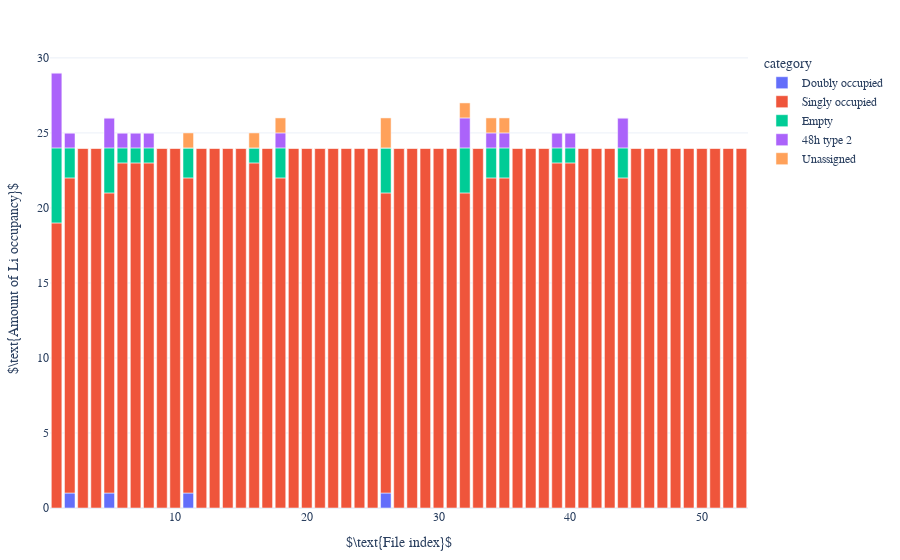
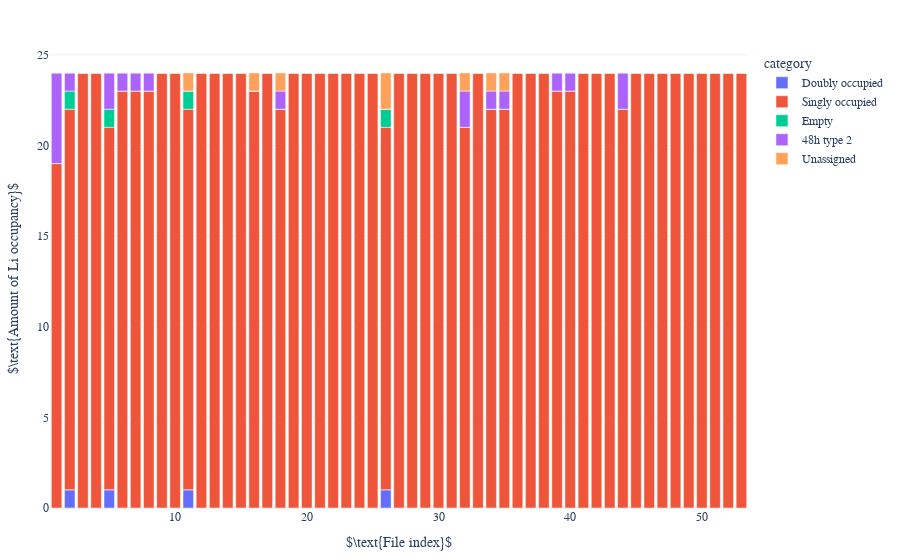
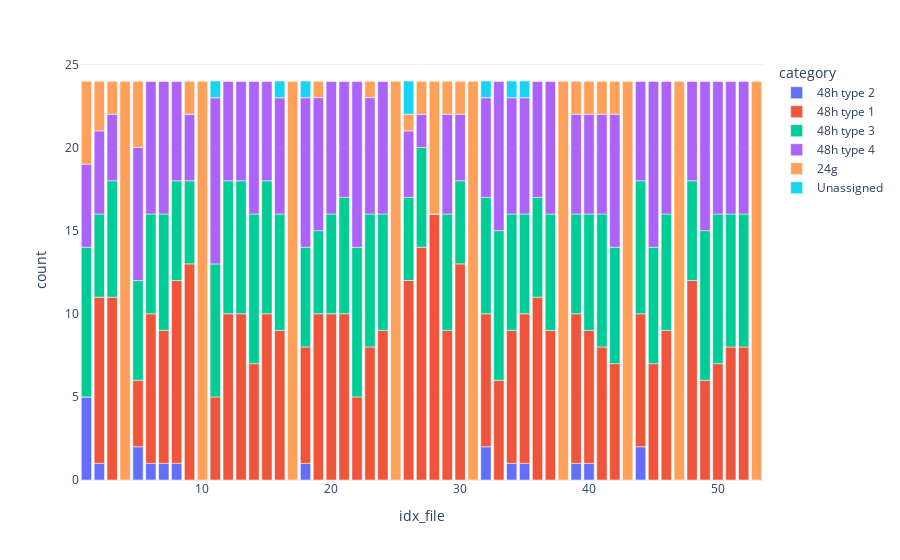
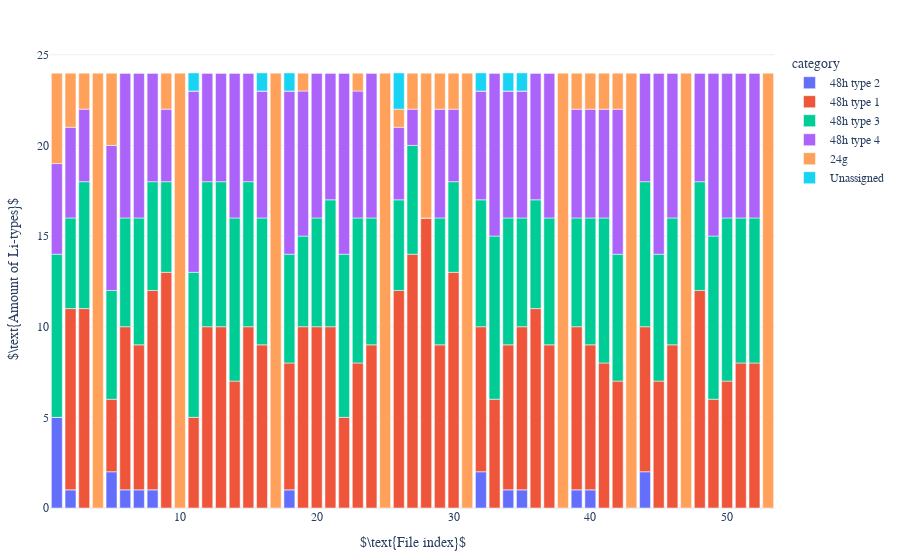

Notebook source saved alongside these figures, in order:
### Code cell
dataframe = df_mapping_metainfo
sorted = "False"

move_by_occupancy.get_occupancy(dataframe, coor_ref_structure_48n24_expanded, tuple_cage_metainfo, el = "Li")
df_occupancy_strict = movement.plot_occupancy(dataframe, sorted, direc_restructure_destination, litype, strict_count=True)
df_occupancy = movement.plot_occupancy(dataframe, sorted, direc_restructure_destination, litype, strict_count=False)

move_by_tuple_cage.get_complete_closest_tuple_cage(dataframe, tuple_cage_metainfo, coor_48htype2_metainfo)
# weighing_movement(dataframe, litype)
# df_weighted = tuple_cage.get_df_movement(dataframe, to_plot = 'weight')
# # Plot.Movement.Distance.plot_distance(df_weighted, max_mapping_radius, Li_idxs="all")
# Plot.Movement.Distance.plot_distance(df_weighted, max_mapping_radius, activate_shifting_x = False, activate_diameter_line=False, Li_idxs='all')

labelling.get_amount_type(dataframe, litype, el = "Li")
# df_amount_type = mapping_labelling.plot_amount_type(dataframe, litype, el, style, category_labels)
df_amount_type = mapping_labelling.get_df_amount_type(dataframe, litype, el = "Li")
mapping_labelling.plot_amount_type(df_amount_type, sorted, direc_restructure_destination, litype, style = "bar")
print(df_amount_type.sum())

### Figure 1 — Plotly figure (JSON) as saved in the notebook; plotly's stock layout.template omitted (floating-point values rounded to 4 significant figures)
{"data": [{"alignmentgroup": "True", "hovertemplate": "category=Doubly occupied<br>idx_file=%{x}<br>count=%{y}<extra></extra>", "legendgroup": "Doubly occupied", "marker": {"color": "#636efa", "pattern": {"shape": ""}}, "name": "Doubly occupied", "offsetgroup": "Doubly occupied", "orientation": "v", "showlegend": true, "textposition": "auto", "type": "bar", "x": [1, 2, 3, 4, 5, 6, 7, 8, 9, 10, 11, 12, 13, 14, 15, 16, 17, 18, 19, 20, 21, 22, 23, 24, 25, 26, 27, 28, 29, 30, 31, 32, 33, 34, 35, 36, 37, 38, 39, 40, 41, 42, 43, 44, 45, 46, 47, 48, 49, 50, 51, 52, 53], "xaxis": "x", "y": [0, 1, 0, 0, 1, 0, 0, 0, 0, 0, 1, 0, 0, 0, 0, 0, 0, 0, 0, 0, 0, 0, 0, 0, 0, 1, 0, 0, 0, 0, 0, 0, 0, 0, 0, 0, 0, 0, 0, 0, 0, 0, 0, 0, 0, 0, 0, 0, 0, 0, 0, 0, 0], "yaxis": "y"}, {"alignmentgroup": "True", "hovertemplate": "category=Singly occupied<br>idx_file=%{x}<br>count=%{y}<extra></extra>", "legendgroup": "Singly occupied", "marker": {"color": "#EF553B", "pattern": {"shape": ""}}, "name": "Singly occupied", "offsetgroup": "Singly occupied", "orientation": "v", "showlegend": true, "textposition": "auto", "type": "bar", "x": [1, 2, 3, 4, 5, 6, 7, 8, 9, 10, 11, 12, 13, 14, 15, 16, 17, 18, 19, 20, 21, 22, 23, 24, 25, 26, 27, 28, 29, 30, 31, 32, 33, 34, 35, 36, 37, 38, 39, 40, 41, 42, 43, 44, 45, 46, 47, 48, 49, 50, 51, 52, 53], "xaxis": "x", "y": [19, 21, 24, 24, 20, 23, 23, 23, 24, 24, 21, 24, 24, 24, 24, 23, 24, 22, 24, 24, 24, 24, 24, 24, 24, 20, 24, 24, 24, 24, 24, 21, 24, 22, 22, 24, 24, 24, 23, 23, 24, 24, 24, 22, 24, 24, 24, 24, 24, 24, 24, 24, 24], "yaxis": "y"}, {"alignmentgroup": "True", "hovertemplate": "category=Empty<br>idx_file=%{x}<br>count=%{y}<extra></extra>", "legendgroup": "Empty", "marker": {"color": "#00cc96", "pattern": {"shape": ""}}, "name": "Empty", "offsetgroup": "Empty", "orientation": "v", "showlegend": true, "textposition": "auto", "type": "bar", "x": [1, 2, 3, 4, 5, 6, 7, 8, 9, 10, 11, 12, 13, 14, 15, 16, 17, 18, 19, 20, 21, 22, 23, 24, 25, 26, 27, 28, 29, 30, 31, 32, 33, 34, 35, 36, 37, 38, 39, 40, 41, 42, 43, 44, 45, 46, 47, 48, 49, 50, 51, 52, 53], "xaxis": "x", "y": [5, 2, 0, 0, 3, 1, 1, 1, 0, 0, 2, 0, 0, 0, 0, 1, 0, 2, 0, 0, 0, 0, 0, 0, 0, 3, 0, 0, 0, 0, 0, 3, 0, 2, 2, 0, 0, 0, 1, 1, 0, 0, 0, 2, 0, 0, 0, 0, 0, 0, 0, 0, 0], "yaxis": "y"}, {"alignmentgroup": "True", "hovertemplate": "category=48h type 2<br>idx_file=%{x}<br>count=%{y}<extra></extra>", "legendgroup": "48h type 2", "marker": {"color": "#ab63fa", "pattern": {"shape": ""}}, "name": "48h type 2", "offsetgroup": "48h type 2", "orientation": "v", "showlegend": true, "textposition": "auto", "type": "bar", "x": [1, 2, 3, 4, 5, 6, 7, 8, 9, 10, 11, 12, 13, 14, 15, 16, 17, 18, 19, 20, 21, 22, 23, 24, 25, 26, 27, 28, 29, 30, 31, 32, 33, 34, 35, 36, 37, 38, 39, 40, 41, 42, 43, 44, 45, 46, 47, 48, 49, 50, 51, 52, 53], "xaxis": "x", "y": [5, 1, 0, 0, 2, 1, 1, 1, 0, 0, 0, 0, 0, 0, 0, 0, 0, 1, 0, 0, 0, 0, 0, 0, 0, 0, 0, 0, 0, 0, 0, 2, 0, 1, 1, 0, 0, 0, 1, 1, 0, 0, 0, 2, 0, 0, 0, 0, 0, 0, 0, 0, 0], "yaxis": "y"}, {"alignmentgroup": "True", "hovertemplate": "category=Unassigned<br>idx_file=%{x}<br>count=%{y}<extra></extra>", "legendgroup": "Unassigned", "marker": {"color": "#FFA15A", "pattern": {"shape": ""}}, "name": "Unassigned", "offsetgroup": "Unassigned", "orientation": "v", "showlegend": true, "textposition": "auto", "type": "bar", "x": [1, 2, 3, 4, 5, 6, 7, 8, 9, 10, 11, 12, 13, 14, 15, 16, 17, 18, 19, 20, 21, 22, 23, 24, 25, 26, 27, 28, 29, 30, 31, 32, 33, 34, 35, 36, 37, 38, 39, 40, 41, 42, 43, 44, 45, 46, 47, 48, 49, 50, 51, 52, 53], "xaxis": "x", "y": [0, 0, 0, 0, 0, 0, 0, 0, 0, 0, 1, 0, 0, 0, 0, 1, 0, 1, 0, 0, 0, 0, 0, 0, 0, 2, 0, 0, 0, 0, 0, 1, 0, 1, 1, 0, 0, 0, 0, 0, 0, 0, 0, 0, 0, 0, 0, 0, 0, 0, 0, 0, 0], "yaxis": "y"}], "layout": {"barmode": "relative", "font": {"family": "serif", "size": 12}, "legend": {"title": {"text": "category"}, "tracegroupgap": 0}, "margin": {"b": 50, "l": 20, "r": 20, "t": 50}, "xaxis": {"anchor": "y", "domain": [0, 1], "title": {"text": "$\\text{File index}$"}}, "yaxis": {"anchor": "x", "domain": [0, 1], "title": {"text": "$\\text{Amount of Li occupancy}$"}}}}

### Figure 2 — Plotly figure (JSON) as saved in the notebook; plotly's stock layout.template omitted (floating-point values rounded to 4 significant figures)
{"data": [{"alignmentgroup": "True", "hovertemplate": "category=Doubly occupied<br>idx_file=%{x}<br>count=%{y}<extra></extra>", "legendgroup": "Doubly occupied", "marker": {"color": "#636efa", "pattern": {"shape": ""}}, "name": "Doubly occupied", "offsetgroup": "Doubly occupied", "orientation": "v", "showlegend": true, "textposition": "auto", "type": "bar", "x": [1, 2, 3, 4, 5, 6, 7, 8, 9, 10, 11, 12, 13, 14, 15, 16, 17, 18, 19, 20, 21, 22, 23, 24, 25, 26, 27, 28, 29, 30, 31, 32, 33, 34, 35, 36, 37, 38, 39, 40, 41, 42, 43, 44, 45, 46, 47, 48, 49, 50, 51, 52, 53], "xaxis": "x", "y": [0, 1, 0, 0, 1, 0, 0, 0, 0, 0, 1, 0, 0, 0, 0, 0, 0, 0, 0, 0, 0, 0, 0, 0, 0, 1, 0, 0, 0, 0, 0, 0, 0, 0, 0, 0, 0, 0, 0, 0, 0, 0, 0, 0, 0, 0, 0, 0, 0, 0, 0, 0, 0], "yaxis": "y"}, {"alignmentgroup": "True", "hovertemplate": "category=Singly occupied<br>idx_file=%{x}<br>count=%{y}<extra></extra>", "legendgroup": "Singly occupied", "marker": {"color": "#EF553B", "pattern": {"shape": ""}}, "name": "Singly occupied", "offsetgroup": "Singly occupied", "orientation": "v", "showlegend": true, "textposition": "auto", "type": "bar", "x": [1, 2, 3, 4, 5, 6, 7, 8, 9, 10, 11, 12, 13, 14, 15, 16, 17, 18, 19, 20, 21, 22, 23, 24, 25, 26, 27, 28, 29, 30, 31, 32, 33, 34, 35, 36, 37, 38, 39, 40, 41, 42, 43, 44, 45, 46, 47, 48, 49, 50, 51, 52, 53], "xaxis": "x", "y": [19, 21, 24, 24, 20, 23, 23, 23, 24, 24, 21, 24, 24, 24, 24, 23, 24, 22, 24, 24, 24, 24, 24, 24, 24, 20, 24, 24, 24, 24, 24, 21, 24, 22, 22, 24, 24, 24, 23, 23, 24, 24, 24, 22, 24, 24, 24, 24, 24, 24, 24, 24, 24], "yaxis": "y"}, {"alignmentgroup": "True", "hovertemplate": "category=Empty<br>idx_file=%{x}<br>count=%{y}<extra></extra>", "legendgroup": "Empty", "marker": {"color": "#00cc96", "pattern": {"shape": ""}}, "name": "Empty", "offsetgroup": "Empty", "orientation": "v", "showlegend": true, "textposition": "auto", "type": "bar", "x": [1, 2, 3, 4, 5, 6, 7, 8, 9, 10, 11, 12, 13, 14, 15, 16, 17, 18, 19, 20, 21, 22, 23, 24, 25, 26, 27, 28, 29, 30, 31, 32, 33, 34, 35, 36, 37, 38, 39, 40, 41, 42, 43, 44, 45, 46, 47, 48, 49, 50, 51, 52, 53], "xaxis": "x", "y": [0, 1, 0, 0, 1, 0, 0, 0, 0, 0, 1, 0, 0, 0, 0, 0, 0, 0, 0, 0, 0, 0, 0, 0, 0, 1, 0, 0, 0, 0, 0, 0, 0, 0, 0, 0, 0, 0, 0, 0, 0, 0, 0, 0, 0, 0, 0, 0, 0, 0, 0, 0, 0], "yaxis": "y"}, {"alignmentgroup": "True", "hovertemplate": "category=48h type 2<br>idx_file=%{x}<br>count=%{y}<extra></extra>", "legendgroup": "48h type 2", "marker": {"color": "#ab63fa", "pattern": {"shape": ""}}, "name": "48h type 2", "offsetgroup": "48h type 2", "orientation": "v", "showlegend": true, "textposition": "auto", "type": "bar", "x": [1, 2, 3, 4, 5, 6, 7, 8, 9, 10, 11, 12, 13, 14, 15, 16, 17, 18, 19, 20, 21, 22, 23, 24, 25, 26, 27, 28, 29, 30, 31, 32, 33, 34, 35, 36, 37, 38, 39, 40, 41, 42, 43, 44, 45, 46, 47, 48, 49, 50, 51, 52, 53], "xaxis": "x", "y": [5, 1, 0, 0, 2, 1, 1, 1, 0, 0, 0, 0, 0, 0, 0, 0, 0, 1, 0, 0, 0, 0, 0, 0, 0, 0, 0, 0, 0, 0, 0, 2, 0, 1, 1, 0, 0, 0, 1, 1, 0, 0, 0, 2, 0, 0, 0, 0, 0, 0, 0, 0, 0], "yaxis": "y"}, {"alignmentgroup": "True", "hovertemplate": "category=Unassigned<br>idx_file=%{x}<br>count=%{y}<extra></extra>", "legendgroup": "Unassigned", "marker": {"color": "#FFA15A", "pattern": {"shape": ""}}, "name": "Unassigned", "offsetgroup": "Unassigned", "orientation": "v", "showlegend": true, "textposition": "auto", "type": "bar", "x": [1, 2, 3, 4, 5, 6, 7, 8, 9, 10, 11, 12, 13, 14, 15, 16, 17, 18, 19, 20, 21, 22, 23, 24, 25, 26, 27, 28, 29, 30, 31, 32, 33, 34, 35, 36, 37, 38, 39, 40, 41, 42, 43, 44, 45, 46, 47, 48, 49, 50, 51, 52, 53], "xaxis": "x", "y": [0, 0, 0, 0, 0, 0, 0, 0, 0, 0, 1, 0, 0, 0, 0, 1, 0, 1, 0, 0, 0, 0, 0, 0, 0, 2, 0, 0, 0, 0, 0, 1, 0, 1, 1, 0, 0, 0, 0, 0, 0, 0, 0, 0, 0, 0, 0, 0, 0, 0, 0, 0, 0], "yaxis": "y"}], "layout": {"barmode": "relative", "font": {"family": "serif", "size": 12}, "legend": {"title": {"text": "category"}, "tracegroupgap": 0}, "margin": {"b": 50, "l": 20, "r": 20, "t": 50}, "xaxis": {"anchor": "y", "domain": [0, 1], "title": {"text": "$\\text{File index}$"}}, "yaxis": {"anchor": "x", "domain": [0, 1], "title": {"text": "$\\text{Amount of Li occupancy}$"}}}}

### Figure 3 — Plotly figure (JSON) as saved in the notebook; plotly's stock layout.template omitted (floating-point values rounded to 4 significant figures)
{"data": [{"alignmentgroup": "True", "hovertemplate": "category=48h type 2<br>idx_file=%{x}<br>count=%{y}<extra></extra>", "legendgroup": "48h type 2", "marker": {"color": "#636efa", "pattern": {"shape": ""}}, "name": "48h type 2", "offsetgroup": "48h type 2", "orientation": "v", "showlegend": true, "textposition": "auto", "type": "bar", "x": [1, 2, 3, 4, 5, 6, 7, 8, 9, 10, 11, 12, 13, 14, 15, 16, 17, 18, 19, 20, 21, 22, 23, 24, 25, 26, 27, 28, 29, 30, 31, 32, 33, 34, 35, 36, 37, 38, 39, 40, 41, 42, 43, 44, 45, 46, 47, 48, 49, 50, 51, 52, 53], "xaxis": "x", "y": [5, 1, 0, 0, 2, 1, 1, 1, 0, 0, 0, 0, 0, 0, 0, 0, 0, 1, 0, 0, 0, 0, 0, 0, 0, 0, 0, 0, 0, 0, 0, 2, 0, 1, 1, 0, 0, 0, 1, 1, 0, 0, 0, 2, 0, 0, 0, 0, 0, 0, 0, 0, 0], "yaxis": "y"}, {"alignmentgroup": "True", "hovertemplate": "category=48h type 1<br>idx_file=%{x}<br>count=%{y}<extra></extra>", "legendgroup": "48h type 1", "marker": {"color": "#EF553B", "pattern": {"shape": ""}}, "name": "48h type 1", "offsetgroup": "48h type 1", "orientation": "v", "showlegend": true, "textposition": "auto", "type": "bar", "x": [1, 2, 3, 4, 5, 6, 7, 8, 9, 10, 11, 12, 13, 14, 15, 16, 17, 18, 19, 20, 21, 22, 23, 24, 25, 26, 27, 28, 29, 30, 31, 32, 33, 34, 35, 36, 37, 38, 39, 40, 41, 42, 43, 44, 45, 46, 47, 48, 49, 50, 51, 52, 53], "xaxis": "x", "y": [0, 10, 11, 0, 4, 9, 8, 11, 13, 0, 5, 10, 10, 7, 10, 9, 0, 7, 10, 10, 10, 5, 8, 9, 0, 12, 14, 16, 9, 13, 0, 8, 6, 8, 9, 11, 9, 0, 9, 8, 8, 7, 0, 8, 7, 9, 0, 12, 6, 7, 8, 8, 0], "yaxis": "y"}, {"alignmentgroup": "True", "hovertemplate": "category=48h type 3<br>idx_file=%{x}<br>count=%{y}<extra></extra>", "legendgroup": "48h type 3", "marker": {"color": "#00cc96", "pattern": {"shape": ""}}, "name": "48h type 3", "offsetgroup": "48h type 3", "orientation": "v", "showlegend": true, "textposition": "auto", "type": "bar", "x": [1, 2, 3, 4, 5, 6, 7, 8, 9, 10, 11, 12, 13, 14, 15, 16, 17, 18, 19, 20, 21, 22, 23, 24, 25, 26, 27, 28, 29, 30, 31, 32, 33, 34, 35, 36, 37, 38, 39, 40, 41, 42, 43, 44, 45, 46, 47, 48, 49, 50, 51, 52, 53], "xaxis": "x", "y": [9, 5, 7, 0, 6, 6, 7, 6, 5, 0, 8, 8, 8, 9, 8, 7, 0, 6, 5, 6, 7, 9, 8, 7, 0, 5, 6, 0, 7, 5, 0, 7, 9, 7, 6, 6, 7, 0, 6, 7, 8, 7, 0, 8, 7, 7, 0, 6, 9, 9, 8, 8, 0], "yaxis": "y"}, {"alignmentgroup": "True", "hovertemplate": "category=48h type 4<br>idx_file=%{x}<br>count=%{y}<extra></extra>", "legendgroup": "48h type 4", "marker": {"color": "#ab63fa", "pattern": {"shape": ""}}, "name": "48h type 4", "offsetgroup": "48h type 4", "orientation": "v", "showlegend": true, "textposition": "auto", "type": "bar", "x": [1, 2, 3, 4, 5, 6, 7, 8, 9, 10, 11, 12, 13, 14, 15, 16, 17, 18, 19, 20, 21, 22, 23, 24, 25, 26, 27, 28, 29, 30, 31, 32, 33, 34, 35, 36, 37, 38, 39, 40, 41, 42, 43, 44, 45, 46, 47, 48, 49, 50, 51, 52, 53], "xaxis": "x", "y": [5, 5, 4, 0, 8, 8, 8, 6, 4, 0, 10, 6, 6, 8, 6, 7, 0, 9, 8, 8, 7, 10, 7, 8, 0, 4, 2, 0, 6, 4, 0, 6, 9, 7, 7, 7, 8, 0, 6, 6, 6, 8, 0, 6, 10, 8, 0, 6, 9, 8, 8, 8, 0], "yaxis": "y"}, {"alignmentgroup": "True", "hovertemplate": "category=24g<br>idx_file=%{x}<br>count=%{y}<extra></extra>", "legendgroup": "24g", "marker": {"color": "#FFA15A", "pattern": {"shape": ""}}, "name": "24g", "offsetgroup": "24g", "orientation": "v", "showlegend": true, "textposition": "auto", "type": "bar", "x": [1, 2, 3, 4, 5, 6, 7, 8, 9, 10, 11, 12, 13, 14, 15, 16, 17, 18, 19, 20, 21, 22, 23, 24, 25, 26, 27, 28, 29, 30, 31, 32, 33, 34, 35, 36, 37, 38, 39, 40, 41, 42, 43, 44, 45, 46, 47, 48, 49, 50, 51, 52, 53], "xaxis": "x", "y": [5, 3, 2, 24, 4, 0, 0, 0, 2, 24, 0, 0, 0, 0, 0, 0, 24, 0, 1, 0, 0, 0, 1, 0, 24, 1, 2, 8, 2, 2, 24, 0, 0, 0, 0, 0, 0, 24, 2, 2, 2, 2, 24, 0, 0, 0, 24, 0, 0, 0, 0, 0, 24], "yaxis": "y"}, {"alignmentgroup": "True", "hovertemplate": "category=Unassigned<br>idx_file=%{x}<br>count=%{y}<extra></extra>", "legendgroup": "Unassigned", "marker": {"color": "#19d3f3", "pattern": {"shape": ""}}, "name": "Unassigned", "offsetgroup": "Unassigned", "orientation": "v", "showlegend": true, "textposition": "auto", "type": "bar", "x": [1, 2, 3, 4, 5, 6, 7, 8, 9, 10, 11, 12, 13, 14, 15, 16, 17, 18, 19, 20, 21, 22, 23, 24, 25, 26, 27, 28, 29, 30, 31, 32, 33, 34, 35, 36, 37, 38, 39, 40, 41, 42, 43, 44, 45, 46, 47, 48, 49, 50, 51, 52, 53], "xaxis": "x", "y": [0, 0, 0, 0, 0, 0, 0, 0, 0, 0, 1, 0, 0, 0, 0, 1, 0, 1, 0, 0, 0, 0, 0, 0, 0, 2, 0, 0, 0, 0, 0, 1, 0, 1, 1, 0, 0, 0, 0, 0, 0, 0, 0, 0, 0, 0, 0, 0, 0, 0, 0, 0, 0], "yaxis": "y"}], "layout": {"barmode": "relative", "legend": {"title": {"text": "category"}, "tracegroupgap": 0}, "margin": {"t": 60}, "xaxis": {"anchor": "y", "domain": [0, 1], "title": {"text": "idx_file"}}, "yaxis": {"anchor": "x", "domain": [0, 1], "title": {"text": "count"}}}}

### Figure 4 — Plotly figure (JSON) as saved in the notebook; plotly's stock layout.template omitted (floating-point values rounded to 4 significant figures)
{"data": [{"alignmentgroup": "True", "hovertemplate": "category=48h type 2<br>idx_file=%{x}<br>count=%{y}<extra></extra>", "legendgroup": "48h type 2", "marker": {"color": "#636efa", "pattern": {"shape": ""}}, "name": "48h type 2", "offsetgroup": "48h type 2", "orientation": "v", "showlegend": true, "textposition": "auto", "type": "bar", "x": [1, 2, 3, 4, 5, 6, 7, 8, 9, 10, 11, 12, 13, 14, 15, 16, 17, 18, 19, 20, 21, 22, 23, 24, 25, 26, 27, 28, 29, 30, 31, 32, 33, 34, 35, 36, 37, 38, 39, 40, 41, 42, 43, 44, 45, 46, 47, 48, 49, 50, 51, 52, 53], "xaxis": "x", "y": [5, 1, 0, 0, 2, 1, 1, 1, 0, 0, 0, 0, 0, 0, 0, 0, 0, 1, 0, 0, 0, 0, 0, 0, 0, 0, 0, 0, 0, 0, 0, 2, 0, 1, 1, 0, 0, 0, 1, 1, 0, 0, 0, 2, 0, 0, 0, 0, 0, 0, 0, 0, 0], "yaxis": "y"}, {"alignmentgroup": "True", "hovertemplate": "category=48h type 1<br>idx_file=%{x}<br>count=%{y}<extra></extra>", "legendgroup": "48h type 1", "marker": {"color": "#EF553B", "pattern": {"shape": ""}}, "name": "48h type 1", "offsetgroup": "48h type 1", "orientation": "v", "showlegend": true, "textposition": "auto", "type": "bar", "x": [1, 2, 3, 4, 5, 6, 7, 8, 9, 10, 11, 12, 13, 14, 15, 16, 17, 18, 19, 20, 21, 22, 23, 24, 25, 26, 27, 28, 29, 30, 31, 32, 33, 34, 35, 36, 37, 38, 39, 40, 41, 42, 43, 44, 45, 46, 47, 48, 49, 50, 51, 52, 53], "xaxis": "x", "y": [0, 10, 11, 0, 4, 9, 8, 11, 13, 0, 5, 10, 10, 7, 10, 9, 0, 7, 10, 10, 10, 5, 8, 9, 0, 12, 14, 16, 9, 13, 0, 8, 6, 8, 9, 11, 9, 0, 9, 8, 8, 7, 0, 8, 7, 9, 0, 12, 6, 7, 8, 8, 0], "yaxis": "y"}, {"alignmentgroup": "True", "hovertemplate": "category=48h type 3<br>idx_file=%{x}<br>count=%{y}<extra></extra>", "legendgroup": "48h type 3", "marker": {"color": "#00cc96", "pattern": {"shape": ""}}, "name": "48h type 3", "offsetgroup": "48h type 3", "orientation": "v", "showlegend": true, "textposition": "auto", "type": "bar", "x": [1, 2, 3, 4, 5, 6, 7, 8, 9, 10, 11, 12, 13, 14, 15, 16, 17, 18, 19, 20, 21, 22, 23, 24, 25, 26, 27, 28, 29, 30, 31, 32, 33, 34, 35, 36, 37, 38, 39, 40, 41, 42, 43, 44, 45, 46, 47, 48, 49, 50, 51, 52, 53], "xaxis": "x", "y": [9, 5, 7, 0, 6, 6, 7, 6, 5, 0, 8, 8, 8, 9, 8, 7, 0, 6, 5, 6, 7, 9, 8, 7, 0, 5, 6, 0, 7, 5, 0, 7, 9, 7, 6, 6, 7, 0, 6, 7, 8, 7, 0, 8, 7, 7, 0, 6, 9, 9, 8, 8, 0], "yaxis": "y"}, {"alignmentgroup": "True", "hovertemplate": "category=48h type 4<br>idx_file=%{x}<br>count=%{y}<extra></extra>", "legendgroup": "48h type 4", "marker": {"color": "#ab63fa", "pattern": {"shape": ""}}, "name": "48h type 4", "offsetgroup": "48h type 4", "orientation": "v", "showlegend": true, "textposition": "auto", "type": "bar", "x": [1, 2, 3, 4, 5, 6, 7, 8, 9, 10, 11, 12, 13, 14, 15, 16, 17, 18, 19, 20, 21, 22, 23, 24, 25, 26, 27, 28, 29, 30, 31, 32, 33, 34, 35, 36, 37, 38, 39, 40, 41, 42, 43, 44, 45, 46, 47, 48, 49, 50, 51, 52, 53], "xaxis": "x", "y": [5, 5, 4, 0, 8, 8, 8, 6, 4, 0, 10, 6, 6, 8, 6, 7, 0, 9, 8, 8, 7, 10, 7, 8, 0, 4, 2, 0, 6, 4, 0, 6, 9, 7, 7, 7, 8, 0, 6, 6, 6, 8, 0, 6, 10, 8, 0, 6, 9, 8, 8, 8, 0], "yaxis": "y"}, {"alignmentgroup": "True", "hovertemplate": "category=24g<br>idx_file=%{x}<br>count=%{y}<extra></extra>", "legendgroup": "24g", "marker": {"color": "#FFA15A", "pattern": {"shape": ""}}, "name": "24g", "offsetgroup": "24g", "orientation": "v", "showlegend": true, "textposition": "auto", "type": "bar", "x": [1, 2, 3, 4, 5, 6, 7, 8, 9, 10, 11, 12, 13, 14, 15, 16, 17, 18, 19, 20, 21, 22, 23, 24, 25, 26, 27, 28, 29, 30, 31, 32, 33, 34, 35, 36, 37, 38, 39, 40, 41, 42, 43, 44, 45, 46, 47, 48, 49, 50, 51, 52, 53], "xaxis": "x", "y": [5, 3, 2, 24, 4, 0, 0, 0, 2, 24, 0, 0, 0, 0, 0, 0, 24, 0, 1, 0, 0, 0, 1, 0, 24, 1, 2, 8, 2, 2, 24, 0, 0, 0, 0, 0, 0, 24, 2, 2, 2, 2, 24, 0, 0, 0, 24, 0, 0, 0, 0, 0, 24], "yaxis": "y"}, {"alignmentgroup": "True", "hovertemplate": "category=Unassigned<br>idx_file=%{x}<br>count=%{y}<extra></extra>", "legendgroup": "Unassigned", "marker": {"color": "#19d3f3", "pattern": {"shape": ""}}, "name": "Unassigned", "offsetgroup": "Unassigned", "orientation": "v", "showlegend": true, "textposition": "auto", "type": "bar", "x": [1, 2, 3, 4, 5, 6, 7, 8, 9, 10, 11, 12, 13, 14, 15, 16, 17, 18, 19, 20, 21, 22, 23, 24, 25, 26, 27, 28, 29, 30, 31, 32, 33, 34, 35, 36, 37, 38, 39, 40, 41, 42, 43, 44, 45, 46, 47, 48, 49, 50, 51, 52, 53], "xaxis": "x", "y": [0, 0, 0, 0, 0, 0, 0, 0, 0, 0, 1, 0, 0, 0, 0, 1, 0, 1, 0, 0, 0, 0, 0, 0, 0, 2, 0, 0, 0, 0, 0, 1, 0, 1, 1, 0, 0, 0, 0, 0, 0, 0, 0, 0, 0, 0, 0, 0, 0, 0, 0, 0, 0], "yaxis": "y"}], "layout": {"barmode": "relative", "font": {"family": "serif", "size": 12}, "legend": {"title": {"text": "category"}, "tracegroupgap": 0}, "margin": {"b": 50, "l": 20, "r": 20, "t": 50}, "xaxis": {"anchor": "y", "domain": [0, 1], "title": {"text": "$\\text{File index}$"}}, "yaxis": {"anchor": "x", "domain": [0, 1], "title": {"text": "$\\text{Amount of Li-types}$"}}}}
